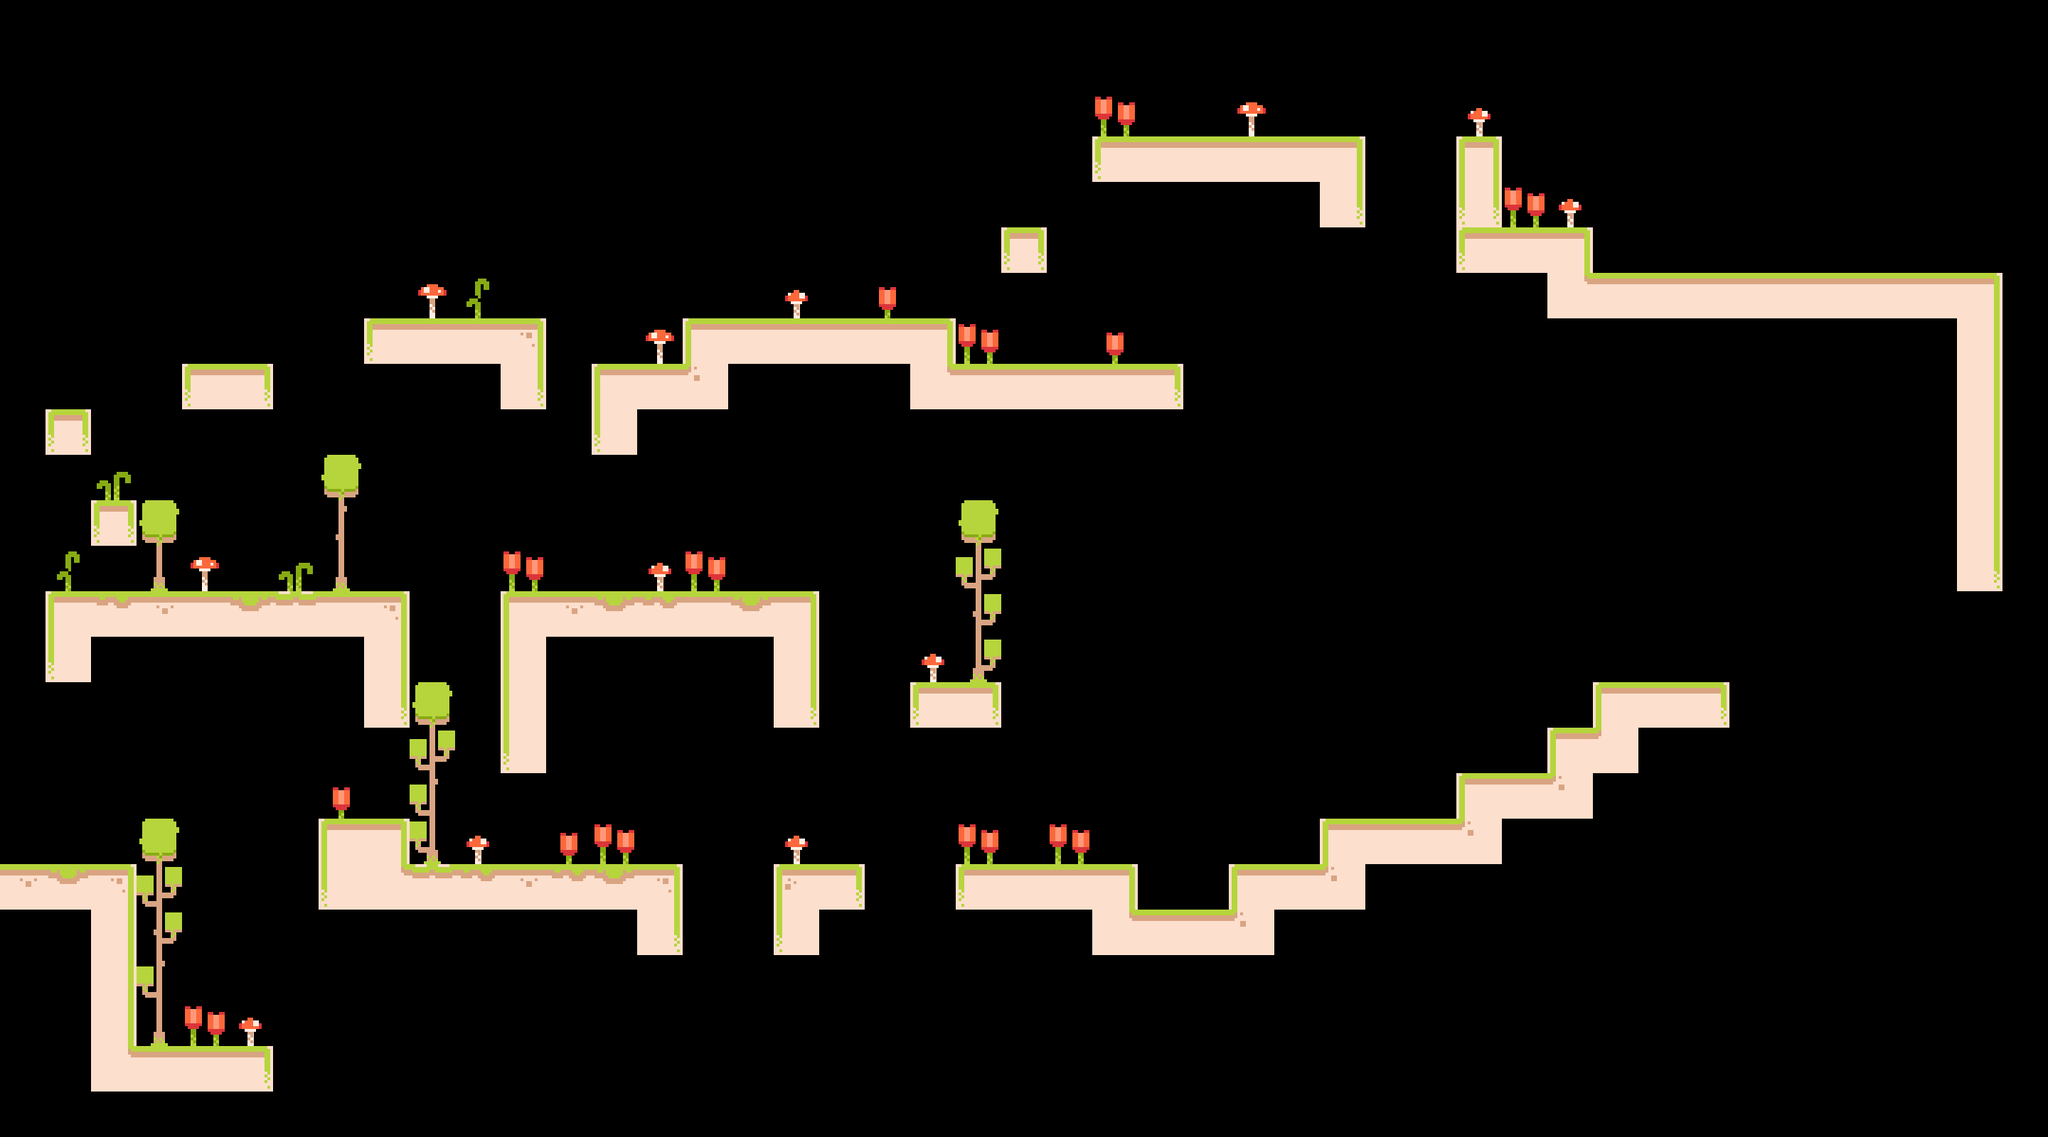

Rendered tile map (Tiled .tmx) drawn with the repository's tilesets; below, a short description and the full map source, tile grids included:
An orthogonal 45x25 tile map with 64x64 px tiles, 2 tile layers (Main, Decoration) and 6 objects (5x Worm, Player).

<map version="1.10" tiledversion="1.11.2" orientation="orthogonal" renderorder="right-down" width="45" height="25" tilewidth="64" tileheight="64" infinite="0" nextlayerid="4" nextobjectid="11">
 <tileset firstgid="1" source="../tilesets/tilemap.tsx" />
 <layer id="1" name="Main" width="45" height="25">
  <data encoding="csv">
0,0,0,0,0,0,0,0,0,0,0,0,0,0,0,0,0,0,0,0,0,0,0,0,0,0,0,0,0,0,0,0,0,0,0,0,0,0,0,0,0,0,0,0,0,
0,0,0,0,0,0,0,0,0,0,0,0,0,0,0,0,0,0,0,0,0,0,0,0,0,0,0,0,0,0,0,0,0,0,0,0,0,0,0,0,0,0,0,0,0,
0,0,0,0,0,0,0,0,0,0,0,0,0,0,0,0,0,0,0,0,0,0,0,0,0,0,0,0,0,0,0,0,0,0,0,0,0,0,0,0,0,0,0,0,0,
0,0,0,0,0,0,0,0,0,0,0,0,0,0,0,0,0,0,0,0,0,0,0,0,28,5,5,5,5,6,0,0,20,0,0,0,0,0,0,0,0,0,0,0,0,
0,0,0,0,0,0,0,0,0,0,0,0,0,0,0,0,0,0,0,0,0,0,0,0,0,0,0,0,0,19,0,0,30,0,0,0,0,0,0,0,0,0,0,0,0,
0,0,0,0,0,0,0,0,0,0,0,0,0,0,0,0,0,0,0,0,0,0,10,0,0,0,0,0,0,0,0,0,28,5,6,0,0,0,0,0,0,0,0,0,0,
0,0,0,0,0,0,0,0,0,0,0,0,0,0,0,0,0,0,0,0,0,0,0,0,0,0,0,0,0,0,0,0,0,0,25,5,5,5,5,5,5,5,5,6,0,
0,0,0,0,0,0,0,0,28,5,5,9,0,0,0,4,5,5,5,5,6,0,0,0,0,0,0,0,0,0,0,0,0,0,0,0,0,0,0,0,0,0,0,16,0,
0,0,0,0,28,29,0,0,0,0,0,19,0,4,5,26,0,0,0,0,25,5,5,5,5,29,0,0,0,0,0,0,0,0,0,0,0,0,0,0,0,0,0,16,0,
0,10,0,0,0,0,0,0,0,0,0,0,0,17,0,0,0,0,0,0,0,0,0,0,0,0,0,0,0,0,0,0,0,0,0,0,0,0,0,0,0,0,0,16,0,
0,0,0,0,0,0,0,0,0,0,0,0,0,0,0,0,0,0,0,0,0,0,0,0,0,0,0,0,0,0,0,0,0,0,0,0,0,0,0,0,0,0,0,16,0,
0,0,10,0,0,0,0,0,0,0,0,0,0,0,0,0,0,0,0,0,0,0,0,0,0,0,0,0,0,0,0,0,0,0,0,0,0,0,0,0,0,0,0,16,0,
0,0,0,0,0,0,0,0,0,0,0,0,0,0,0,0,0,0,0,0,0,0,0,0,0,0,0,0,0,0,0,0,0,0,0,0,0,0,0,0,0,0,0,19,0,
0,4,22,8,5,23,21,5,9,0,0,4,8,23,22,5,23,6,0,0,0,0,0,0,0,0,0,0,0,0,0,0,0,0,0,0,0,0,0,0,0,0,0,0,0,
0,17,0,0,0,0,0,0,16,0,0,14,0,0,0,0,0,16,0,0,0,0,0,0,0,0,0,0,0,0,0,0,0,0,0,0,0,0,0,0,0,0,0,0,0,
0,0,0,0,0,0,0,0,19,0,0,14,0,0,0,0,0,19,0,0,28,29,0,0,0,0,0,0,0,0,0,0,0,0,0,4,5,29,0,0,0,0,0,0,0,
0,0,0,0,0,0,0,0,0,0,0,17,0,0,0,0,0,0,0,0,0,0,0,0,0,0,0,0,0,0,0,0,0,0,4,24,0,0,0,0,0,0,0,0,0,
3,3,44,0,0,0,0,0,0,0,0,0,0,0,0,0,0,0,0,0,0,0,0,0,0,0,0,0,0,0,0,0,4,5,26,0,0,0,0,0,0,0,0,0,0,
0,3,3,0,0,0,0,4,6,0,0,0,0,0,0,0,0,0,0,0,0,0,0,0,0,0,0,0,0,4,5,5,26,0,0,0,0,0,0,0,0,0,0,0,0,
8,23,9,0,0,0,0,17,25,21,22,8,22,23,9,0,0,7,29,0,0,28,5,5,6,0,0,4,5,26,0,0,0,0,0,0,0,0,0,0,0,0,0,0,0,
0,0,16,0,0,0,0,0,0,0,0,0,0,0,19,0,0,17,0,0,0,0,0,0,25,5,5,26,0,0,0,0,0,0,0,0,0,0,0,0,0,0,0,0,0,
0,0,16,0,0,0,0,0,0,0,0,0,0,0,0,0,0,0,0,0,0,0,0,0,0,0,0,0,0,0,0,0,0,0,0,0,0,0,0,0,0,0,0,0,0,
0,0,16,0,0,0,0,0,0,0,0,0,0,0,0,0,0,0,0,0,0,0,0,0,0,0,0,0,0,0,0,0,0,0,0,0,0,0,0,0,0,0,0,0,0,
0,0,25,5,5,29,0,0,0,0,0,0,0,0,0,0,0,0,0,0,0,0,0,0,0,0,0,0,0,0,0,0,0,0,0,0,0,0,0,0,0,0,0,0,0,
0,0,0,0,0,0,0,0,0,0,0,0,0,0,0,0,0,0,0,0,0,0,0,0,0,0,0,0,0,0,0,0,0,0,0,0,0,0,0,0,0,0,0,0,0
</data>
 </layer>
 <layer id="3" name="Decoration" width="45" height="25">
  <data encoding="csv">
0,0,0,0,0,0,0,0,0,0,0,0,0,0,0,0,0,0,0,0,0,0,0,0,0,0,0,0,0,0,0,0,0,0,0,0,0,0,0,0,0,0,0,0,0,
0,0,0,0,0,0,0,0,0,0,0,0,0,0,0,0,0,0,0,0,0,0,0,0,0,0,0,0,0,0,0,0,0,0,0,0,0,0,0,0,0,0,0,0,0,
0,0,0,0,0,0,0,0,0,0,0,0,0,0,0,0,0,0,0,0,0,0,0,0,33,0,0,31,0,0,0,0,32,0,0,0,0,0,0,0,0,0,0,0,0,
0,0,0,0,0,0,0,0,0,0,0,0,0,0,0,0,0,0,0,0,0,0,0,0,0,0,0,0,0,0,0,0,0,0,0,0,0,0,0,0,0,0,0,0,0,
0,0,0,0,0,0,0,0,0,0,0,0,0,0,0,0,0,0,0,0,0,0,0,0,0,0,0,0,0,0,0,0,0,33,32,0,0,0,0,0,0,0,0,0,0,
0,0,0,0,0,0,0,0,0,0,0,0,0,0,0,0,0,0,0,0,0,0,0,0,0,0,0,0,0,0,0,0,0,0,0,0,0,0,0,0,0,0,0,0,0,
0,0,0,0,0,0,0,0,0,31,36,0,0,0,0,0,0,32,0,34,0,0,0,0,0,0,0,0,0,0,0,0,0,0,0,0,0,0,0,0,0,0,0,0,0,
0,0,0,0,0,0,0,0,0,0,0,0,0,0,31,0,0,0,0,0,0,33,0,0,34,0,0,0,0,0,0,0,0,0,0,0,0,0,0,0,0,0,0,0,0,
0,0,0,0,0,0,0,0,0,0,0,0,0,0,0,0,0,0,0,0,0,0,0,0,0,0,0,0,0,0,0,0,0,0,0,0,0,0,0,0,0,0,0,0,0,
0,0,0,0,0,0,0,0,0,0,0,0,0,0,0,0,0,0,0,0,0,0,0,0,0,0,0,0,0,0,0,0,0,0,0,0,0,0,0,0,0,0,0,0,0,
0,0,35,0,0,0,0,39,0,0,0,0,0,0,0,0,0,0,0,0,0,0,0,0,0,0,0,0,0,0,0,0,0,0,0,0,0,0,0,0,0,0,0,0,0,
0,0,0,39,0,0,0,49,0,0,0,0,0,0,0,0,0,0,0,0,0,39,0,0,0,0,0,0,0,0,0,0,0,0,0,0,0,0,0,0,0,0,0,0,0,
0,36,0,59,31,0,35,59,0,0,0,33,0,0,32,33,0,0,0,0,0,40,0,0,0,0,0,0,0,0,0,0,0,0,0,0,0,0,0,0,0,0,0,0,0,
0,0,0,0,0,0,0,0,0,0,0,0,0,0,0,0,0,0,0,0,0,50,0,0,0,0,0,0,0,0,0,0,0,0,0,0,0,0,0,0,0,0,0,0,0,
0,0,0,0,0,0,0,0,0,0,0,0,0,0,0,0,0,0,0,0,32,60,0,0,0,0,0,0,0,0,0,0,0,0,0,0,0,0,0,0,0,0,0,0,0,
0,0,0,0,0,0,0,0,0,39,0,0,0,0,0,0,0,0,0,0,0,0,0,0,0,0,0,0,0,0,0,0,0,0,0,0,0,0,0,0,0,0,0,0,0,
0,0,0,0,0,0,0,0,0,40,0,0,0,0,0,0,0,0,0,0,0,0,0,0,0,0,0,0,0,0,0,0,0,0,0,0,0,0,0,0,0,0,0,0,0,
0,0,37,0,0,0,0,34,0,48,0,0,0,0,0,0,0,0,0,0,0,0,0,0,0,0,0,0,0,0,0,0,0,0,0,0,0,0,0,0,0,0,0,0,0,
0,0,0,39,0,0,0,0,0,58,32,0,34,33,0,0,0,32,0,0,0,33,0,33,0,0,0,0,0,0,0,0,0,0,0,0,0,0,0,0,0,0,0,0,0,
0,0,0,40,0,0,0,0,0,0,0,0,0,0,0,0,0,0,0,0,0,0,0,0,0,0,0,0,0,0,0,0,0,0,0,0,0,0,0,0,0,0,0,0,0,
0,0,0,50,0,0,0,0,0,0,0,0,0,0,0,0,0,0,0,0,0,0,0,0,0,0,0,0,0,0,0,0,0,0,0,0,0,0,0,0,0,0,0,0,0,
0,0,0,48,0,0,0,0,0,0,0,0,0,0,0,0,0,0,0,0,0,0,0,0,0,0,0,0,0,0,0,0,0,0,0,0,0,0,0,0,0,0,0,0,0,
0,0,0,59,33,32,0,0,0,0,0,0,0,0,0,0,0,0,0,0,0,0,0,0,0,0,0,0,0,0,0,0,0,0,0,0,0,0,0,0,0,0,0,0,0,
0,0,0,0,0,0,0,0,0,0,0,0,0,0,0,0,0,0,0,0,0,0,0,0,0,0,0,0,0,0,0,0,0,0,0,0,0,0,0,0,0,0,0,0,0,
0,0,0,0,0,0,0,0,0,0,0,0,0,0,0,0,0,0,0,0,0,0,0,0,0,0,0,0,0,0,0,0,0,0,0,0,0,0,0,0,0,0,0,0,0
</data>
 </layer>
 <objectgroup id="2" name="Entities">
  <object id="1" name="Player" x="320" y="320">
   <point />
  </object>
  <object id="3" name="Worm" x="2240" y="320" width="576" height="64" />
  <object id="4" name="Worm" x="1536" y="128" width="384" height="64" />
  <object id="5" name="Worm" x="960" y="384" width="384" height="64" />
  <object id="6" name="Worm" x="704" y="768" width="448" height="64" />
  <object id="7" name="Worm" x="576" y="1152" width="384" height="64" />
 </objectgroup>
</map>
